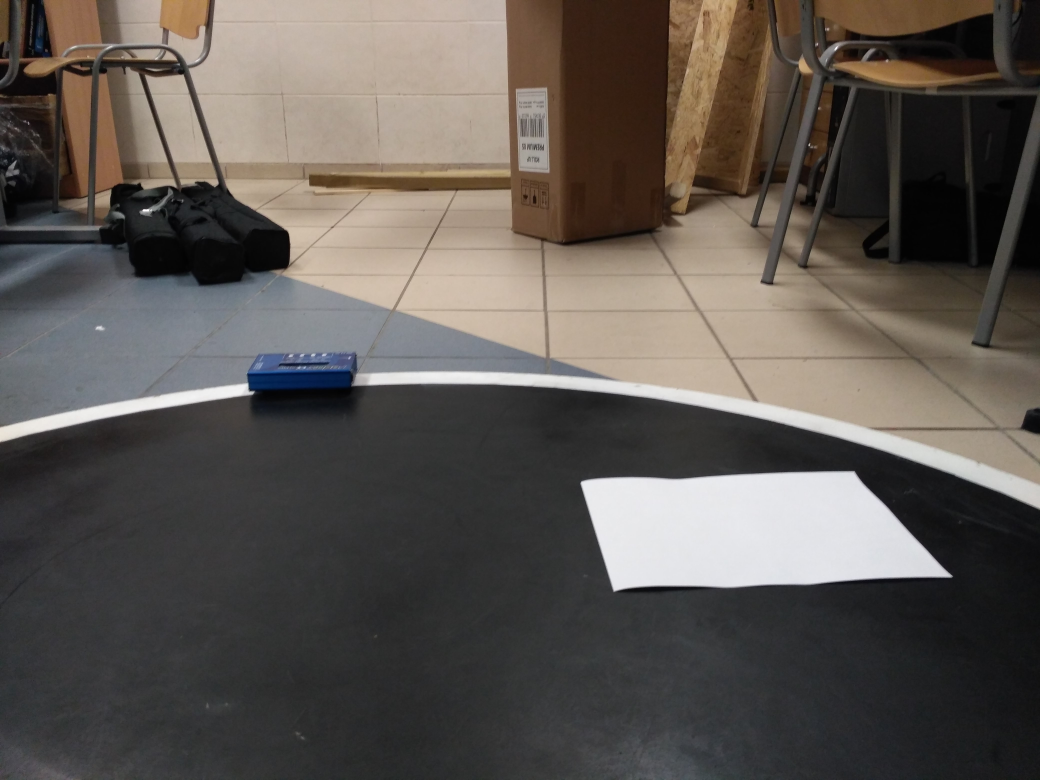
#> input picture images/8.jpg, 4160 x 3120 px (shown at 1/4 size)
$ python locate.py
#> lines starting #> are read from the running program, lines starting #| are printed output that depends on the picture
### transformations.py
import numpy as np
from math import sin, cos


def rotation_x(angle):
    return np.array([[1, 0, 0, 0],
                     [0, cos(angle), -sin(angle), 0],
                     [0, sin(angle), cos(angle), 0],
                     [0, 0, 0, 1]])

# [11 lines left out: functions rotation_y, rotation_z, not called in this run]

def translation(vector):
    return np.array([[1,0,0,vector[0]],
                     [0,1,0,vector[1]],
                     [0,0,1,vector[2]],
                     [0,0,0,1]])

# [6 lines left out: function normalize, not called in this run]

### locate.py
import numpy as np
import cv2
import math
from transformations import *
import os
from os import listdir
from os.path import isfile, join
from find_enemy import find_enemy


def get_pixel_coords(f, p, width, height):
    """
    This function calculates the pixel coordinates of a 3D space point given its position relative to the camera
    :param f: camera focal length (in pixels)
    :param p: point coordinates
    :param width: image width
    :param height: image height
    :return: 2D image coordinates in pixels
    """
    return np.array([-f / p[2] * p[0] + width / 2, f / p[2] * p[1] + height / 2, 0, 1])

def find_best_circle(img, radius):
    """
    A function that finds the most fitting circle in an image with a given size (+-10%)
    :param img: source image
    :param radius: radius of searched circle (in px)
    :return: best circle (x,y,r)
    """
    max_threshold = 100
    min_threshold = -92
    circles = cv2.HoughCircles(img, cv2.HOUGH_GRADIENT,1,20,
                               param1=200, param2=int((max_threshold+min_threshold)/2),
                               minRadius=int(radius*0.9),
                               maxRadius=int(radius*1.1))
    while int(max_threshold)>int(min_threshold):
        if circles is None:
            max_threshold = (max_threshold + min_threshold)/2
        elif len(circles[0, :]) > 1:
            min_threshold = (max_threshold + min_threshold) / 2
        elif len(circles[0, :]) == 1:
            return circles[0,0]
        circles = cv2.HoughCircles(img, cv2.HOUGH_GRADIENT, 1, 20,
                                   param1=200, param2=int((max_threshold+min_threshold)/2),
                                   minRadius=int(radius * 0.9),
                                   maxRadius=int(radius * 1.1))
    if len(circles[0, :]) == 0:
        return None
    return circles[0,0]

a = 10
ring_radius=50
camera_height = 20
camera_target_distance = 30
fov_angle=60
camera_angle = math.pi - math.atan2(camera_target_distance, camera_height)
fov = np.deg2rad(fov_angle/2)
width = 640
height = 480

#width = np.shape(img)[1]
#height = np.shape(img)[0]

# Calculating the focal length
f = width/2 / math.tan(fov)

# points p1-p4 are vertices of a virtual 2a x 2a square lying on the ground
a = 10
p1 = np.array([-a, camera_target_distance+a, 0, 1])
p2 = np.array([a, camera_target_distance+a, 0, 1])
p3 = np.array([a, camera_target_distance-a, 0, 1])
p4 = np.array([-a, camera_target_distance-a, 0, 1])
# Calculating the transformation matrix for the camera
camera_transformation = translation(np.array([0, 0, camera_height, 0])).dot(rotation_x(-camera_angle))
# Inverting the camera transformation matrix
inv_cam_trans = np.linalg.inv(camera_transformation)
# Calculating the position of the square vertices relative to the camera
p1_c = inv_cam_trans.dot(p1)
p2_c = inv_cam_trans.dot(p2)
p3_c = inv_cam_trans.dot(p3)
p4_c = inv_cam_trans.dot(p4)

# Finding the position of the virtual square in the picture
p1_i = get_pixel_coords(f, p1_c, width, height)
p2_i = get_pixel_coords(f, p2_c, width, height)
p3_i = get_pixel_coords(f, p3_c, width, height)
p4_i = get_pixel_coords(f, p4_c, width, height)
#> further down, img is the input picture: shape (3120, 4160, 3); mean B, G, R 81.8, 86.8, 92.7

src_pts = np.array([[p1_i[0], p1_i[1]],
                  [p2_i[0], p2_i[1]],
                  [p3_i[0], p3_i[1]],
                  [p4_i[0], p4_i[1]]], dtype="float32")

    # Warpingthe perspective
px_per_cm = 2
rect_res = a*px_per_cm
center_width = int(ring_radius*1.5*px_per_cm)
center_height = int(ring_radius*1.5*px_per_cm)
dst_pts = np.array([[center_width + rect_res, center_height - rect_res],
                  [center_width - rect_res, center_height - rect_res],
                  [center_width - rect_res, center_height + rect_res],
                  [center_width + rect_res, center_height + rect_res]], dtype="float32")

perspective_matrix = cv2.getPerspectiveTransform(src_pts,dst_pts)

def locate(img,save_result=False):
    """
    Function that detects the edge of dohyo and returns the distance to its center
    :param img: source image
    :param ring_radius: radius of the dohyo (in cm)
    :param camera_height: the height of camera above the dohyo
    :param camera_target_distance: the distance of camera target
    (the distance to the point on the dohyo that is in the center of the image), used to calculate the pitch of the camera
    :param fov_angle: horizontal field of view (in cm)
    :param save_result: Boolean for saving the image with detected circle overlaid
    :return:    -the distance to the center of the dohyo
                -the horizontal angle (0-towards the center, 90-center is 90 degrees to the right, 180-away from the center)
                -the angle to enemy (0-ahead, 90-center is 90 degrees to the right, 180-away from the center)
                -the warped image
                -the circle info
    """
#> called with save_result = False
    #warped = cv2.warpPerspective(img, perspective_matrix, (3*ring_radius*px_per_cm, 3*ring_radius*px_per_cm))
    warped = img
    # Image processing (blurring and converting to gray)
    processed = cv2.medianBlur(img,5)
    processed = cv2.cvtColor(processed, cv2.COLOR_BGR2GRAY)
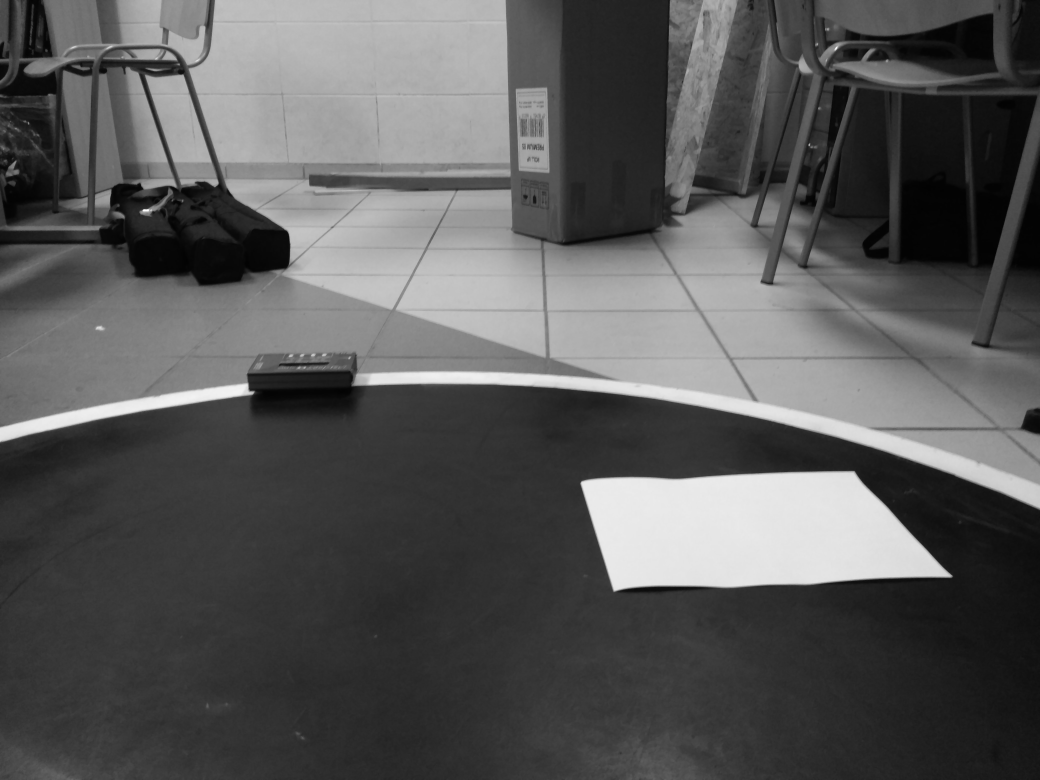
#> processed: shape (3120, 4160) (shown at 1/4 size); min 2, max 254, mean 88

    # [4 lines of commented-out code are left out]

    circle = find_best_circle(processed, ring_radius*px_per_cm)
#> in find_best_circle, `circles = cv2.HoughCircles(img, cv2.HOUGH_GRADIENT,1,20, param1=200, p..`: circles = 1159 rows, first 8: [743.5, 174.5, 99.3], [649.5, 284.5, 98.2], [3380.5, 276.5, 109.4], [581.5, 157.5, 90.6], [723.5, 169.5, 91.5], [624.5, 296.5, 101.7], [737.5, 154.5, 108.3], [1058.5, 987.5, 102.6]
#> the loop in find_best_circle, `while int(max_threshold)>int(min_threshold):` made 6 passes
#> circles on pass 5: [[741.5, 168.5, 104.9]]
#> after the loop in find_best_circle, `while int(max_threshold)>int(min_threshold):`: max_threshold = 22; min_threshold = 16
#> circle = [741.5, 168.5, 104.9]
    circle = np.uint16(np.around(circle))
#> circle = [742, 168, 105]

    detected = np.array(warped)
    cv2.circle(detected,(circle[0],circle[1]),circle[2],(0,255,0),2)
    cv2.circle(detected,(circle[0],circle[1]),1,(0,0,255),3)

    if save_result:
        cv2.imwrite(f'detected.png', detected)

    # [12 lines of commented-out code are left out]
    return circle


if __name__ == '__main__':
    img = cv2.imread('images/8.jpg')
#> (the run stopped early here; a loop or call above may not have finished)

$ run again, with images/1.jpg copied over images/8.jpg
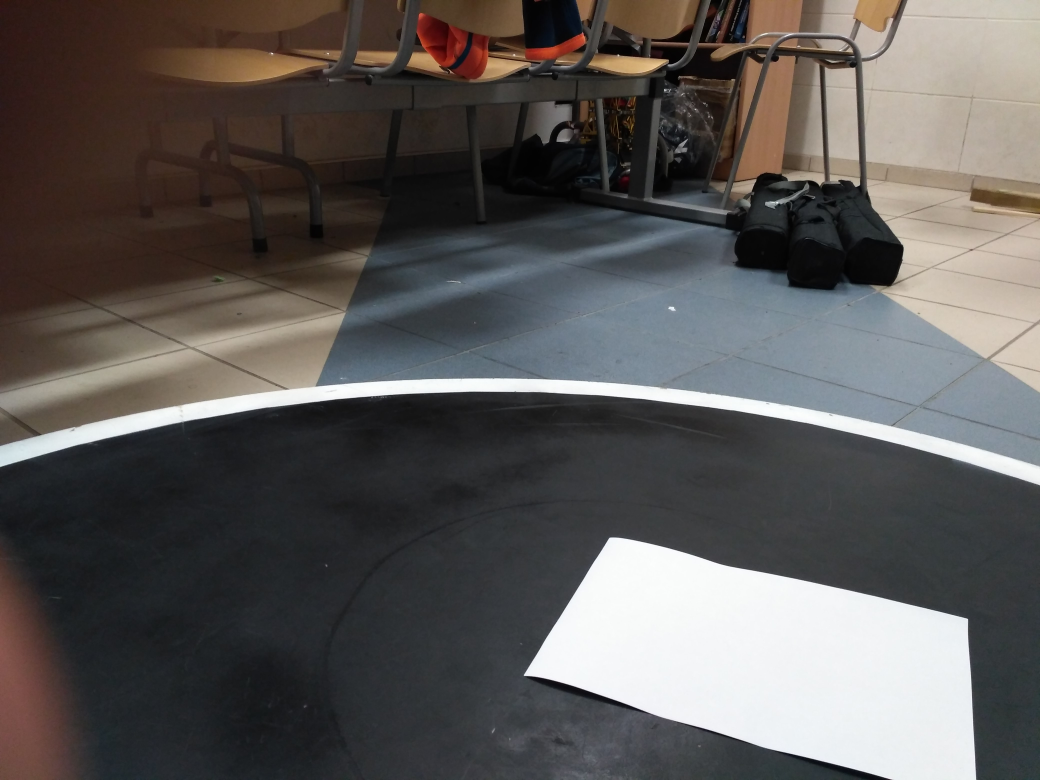
#> input picture images/1.jpg, 4160 x 3120 px (shown at 1/4 size)
#> img is the input picture: shape (3120, 4160, 3); mean B, G, R 86.8, 88.6, 92
#> in locate, `processed = cv2.cvtColor(processed, cv2.COLOR_BGR2GRAY)`:
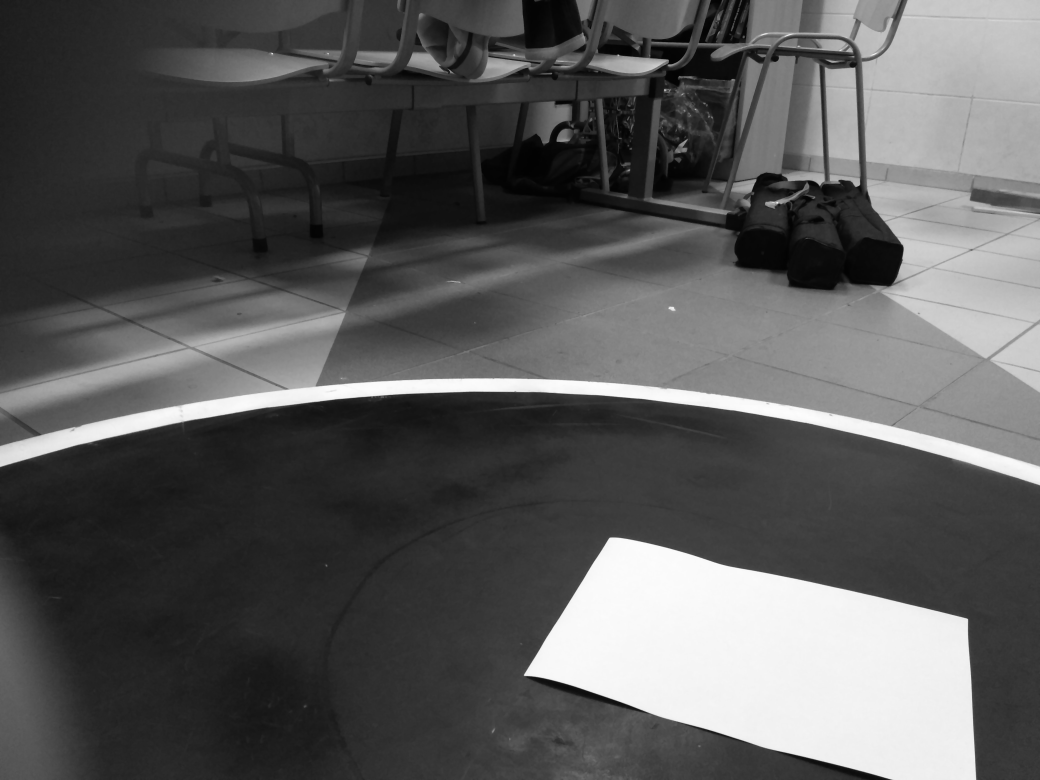
#> processed: shape (3120, 4160) (shown at 1/4 size); min 2, max 253, mean 89.4
#> in find_best_circle, `circles = cv2.HoughCircles(img, cv2.HOUGH_GRADIENT,1,20, param1=200, p..`: circles = 1533 rows, first 8: [3082.5, 234.5, 99.5], [3346.5, 244.5, 100.4], [2661.5, 168.5, 91.7], [2644.5, 47.5, 109.4], [3188.5, 256.5, 104.9], [2952.5, 319.5, 101.7], [3458.5, 133.5, 109.4], [2680.5, 175.5, 104.8]
#> the loop in find_best_circle, `while int(max_threshold)>int(min_threshold):` made 5 passes
#> circles on pass 4: [[3455.5, 122.5, 93.8]]
#> after the loop in find_best_circle, `while int(max_threshold)>int(min_threshold):`: max_threshold = 28; min_threshold = 16
#> in locate, `circle = find_best_circle(processed, ring_radius*px_per_cm)`: circle = [3455.5, 122.5, 93.8]
#> in locate, `circle = np.uint16(np.around(circle))`: circle = [3456, 122, 94]

$ run again, with images/2.jpg copied over images/8.jpg
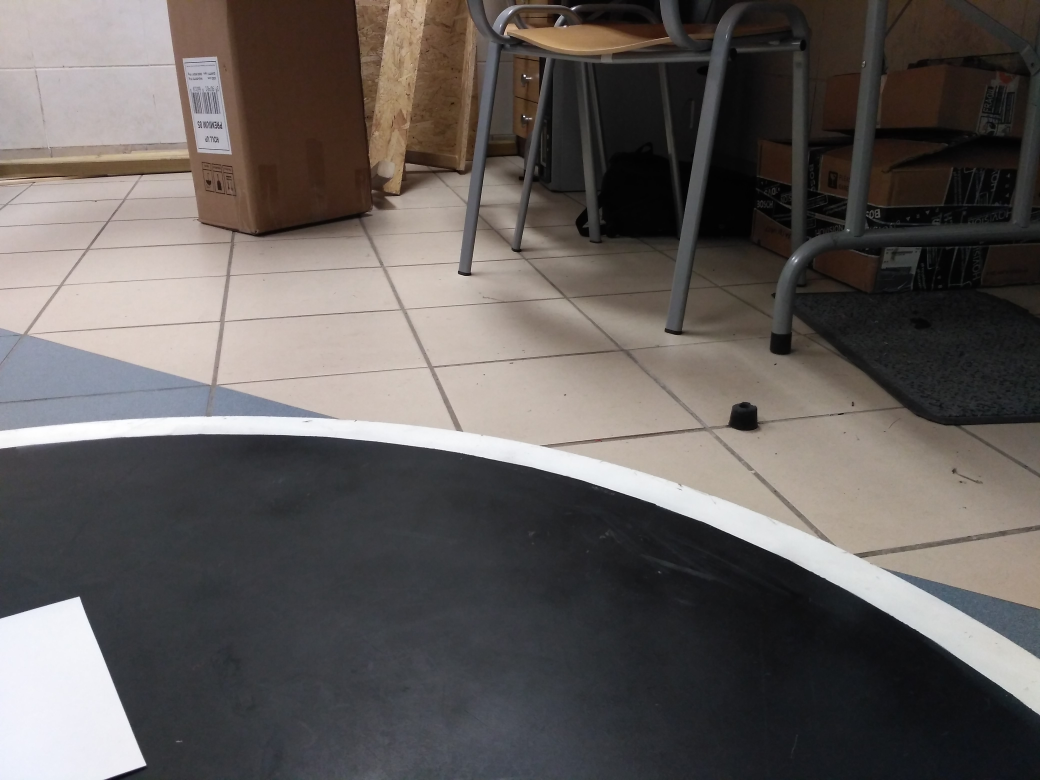
#> input picture images/2.jpg, 4160 x 3120 px (shown at 1/4 size)
#> img is the input picture: shape (3120, 4160, 3); mean B, G, R 90.3, 92.5, 97.8
#> in locate, `processed = cv2.cvtColor(processed, cv2.COLOR_BGR2GRAY)`:
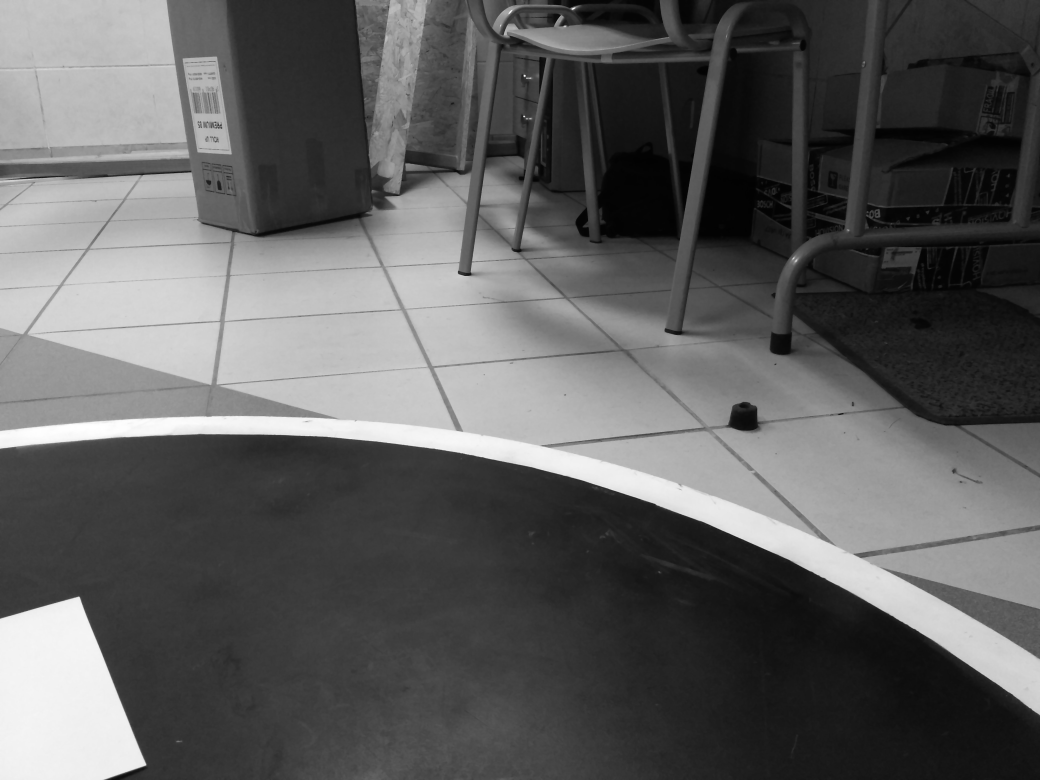
#> processed: shape (3120, 4160) (shown at 1/4 size); min 1, max 255, mean 93.9
#> in find_best_circle, `circles = cv2.HoughCircles(img, cv2.HOUGH_GRADIENT,1,20, param1=200, p..`: circles = 1886 rows, first 8: [2080.5, 128.5, 109.4], [2040.5, 49.5, 95.9], [854.5, 794.5, 108.3], [782.5, 349.5, 102.8], [2119.5, 126.5, 109.4], [550.5, 888.5, 100.6], [791.5, 390.5, 99.5], [569.5, 878.5, 109.4]
#> the loop in find_best_circle, `while int(max_threshold)>int(min_threshold):` made 4 passes
#> circles on pass 3: [[2077.5, 129.5, 107.2]]
#> after the loop in find_best_circle, `while int(max_threshold)>int(min_threshold):`: max_threshold = 28; min_threshold = 4
#> in locate, `circle = find_best_circle(processed, ring_radius*px_per_cm)`: circle = [2077.5, 129.5, 107.2]
#> in locate, `circle = np.uint16(np.around(circle))`: circle = [2078, 130, 107]

$ run again, with images/3.jpg copied over images/8.jpg
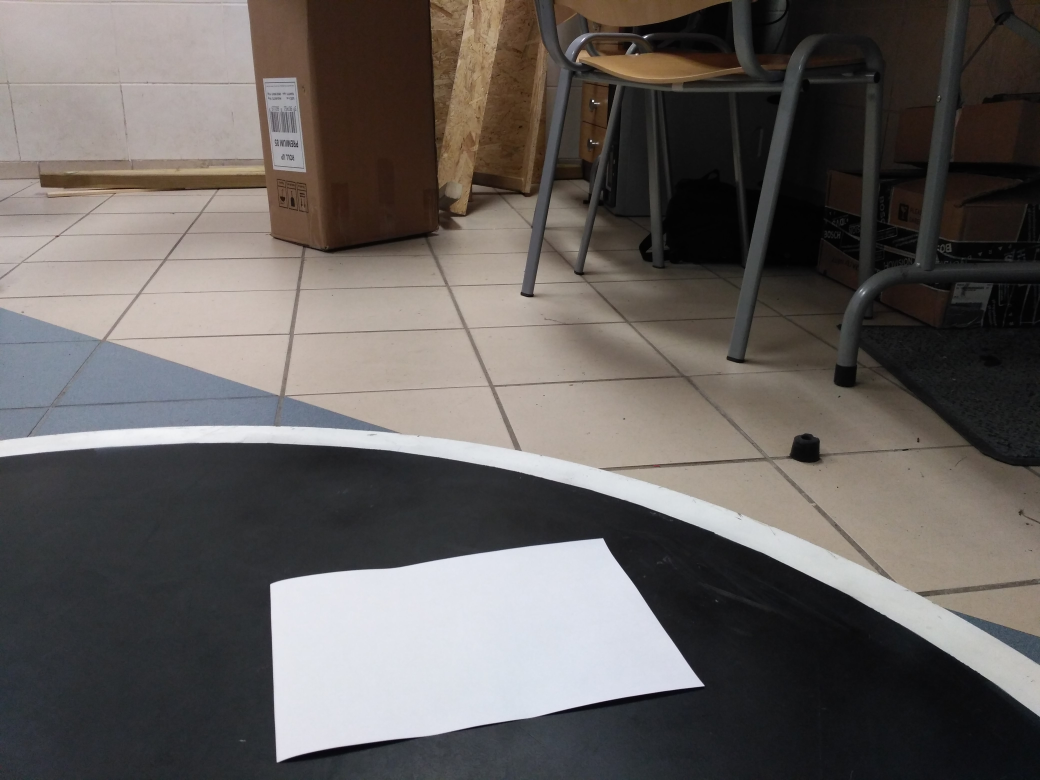
#> input picture images/3.jpg, 4160 x 3120 px (shown at 1/4 size)
#> img is the input picture: shape (3120, 4160, 3); mean B, G, R 93, 95.6, 100.4
#> in locate, `processed = cv2.cvtColor(processed, cv2.COLOR_BGR2GRAY)`:
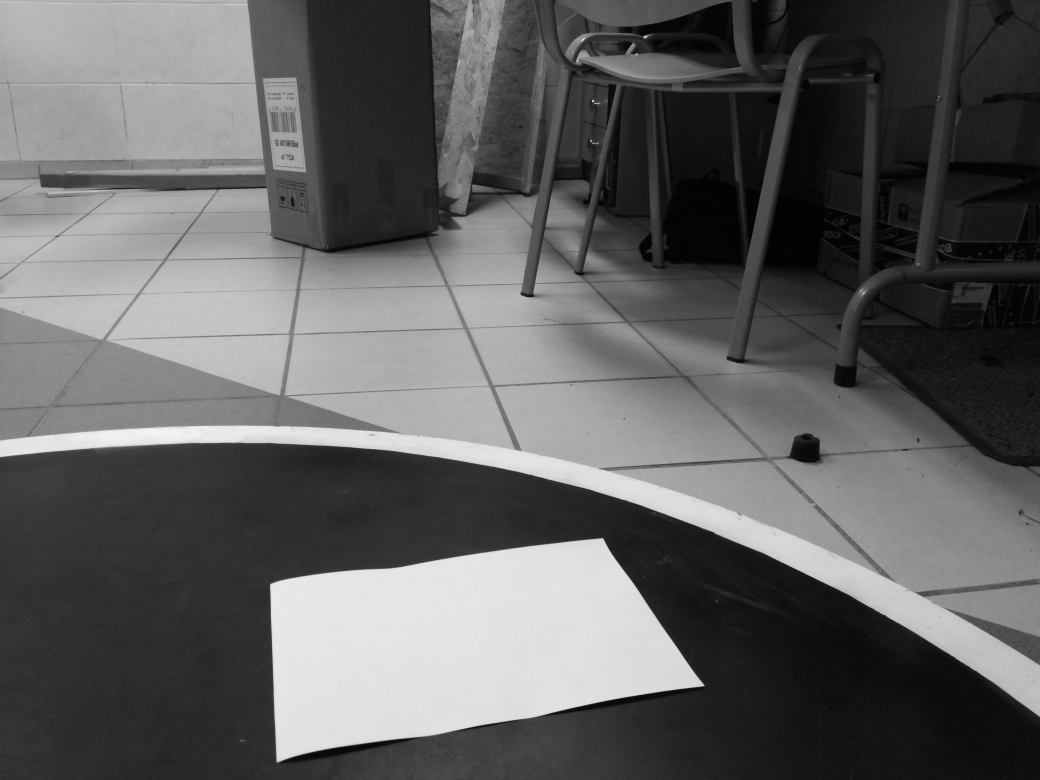
#> processed: shape (3120, 4160) (shown at 1/4 size); min 1, max 254, mean 96.8
#> in find_best_circle, `circles = cv2.HoughCircles(img, cv2.HOUGH_GRADIENT,1,20, param1=200, p..`: circles = 1988 rows, first 8: [2368.5, 234.5, 103.9], [2338.5, 156.5, 102.5], [1126.5, 652.5, 93.7], [2407.5, 234.5, 105], [616.5, 945.5, 95.9], [1049.5, 1445.5, 109.4], [1141.5, 574.5, 93.8], [123.5, 1154.5, 109.4]
#> the loop in find_best_circle, `while int(max_threshold)>int(min_threshold):` made 4 passes
#> circles on pass 3: [[2363.5, 232.5, 99.4]]
#> after the loop in find_best_circle, `while int(max_threshold)>int(min_threshold):`: max_threshold = 28; min_threshold = 4
#> in locate, `circle = find_best_circle(processed, ring_radius*px_per_cm)`: circle = [2363.5, 232.5, 99.4]
#> in locate, `circle = np.uint16(np.around(circle))`: circle = [2364, 232, 99]
